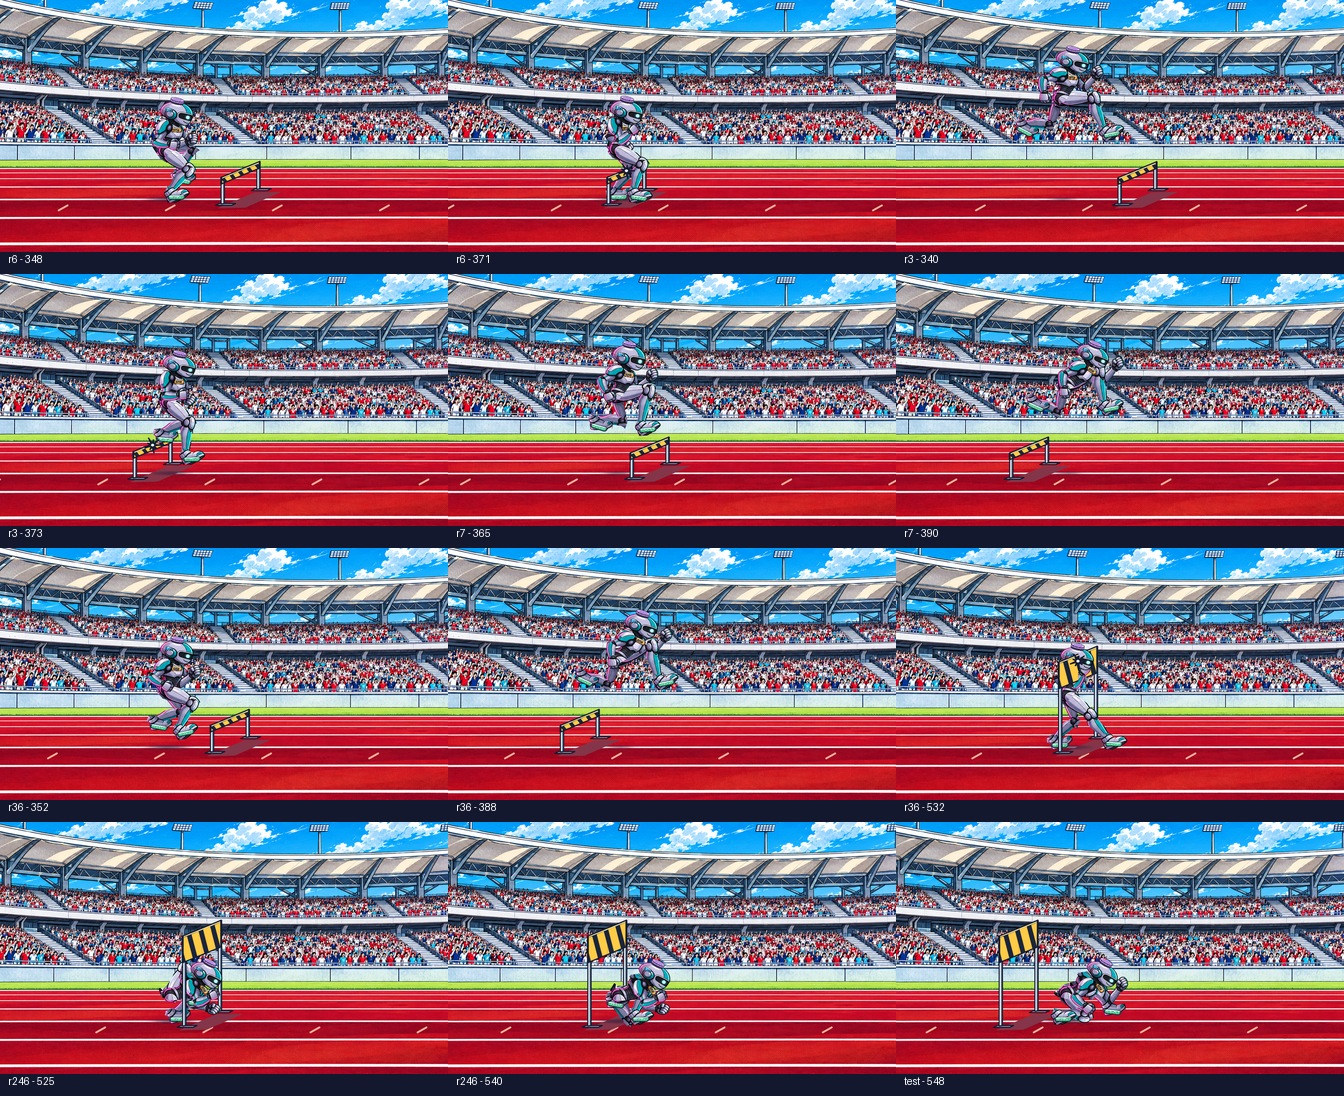

The Python source for this figure:
from pathlib import Path
import sys
from PIL import Image, ImageDraw
import cv2

root=Path(__file__).resolve().parents[2]/'final-race-video/films/robot-evolution'
sys.path.insert(0,str(root/'source'))
import classroom, comic_training as comic
from paint import Canvas
out=Path(__file__).parent
cv2.setNumThreads(2)
c=Canvas(1280)
frames=[('r6',348),('r6',371),('r3',340),('r3',373),('r7',365),('r7',390),('r36',352),
        ('r36',388),('r36',532),('r246',525),('r246',540),('test',548)]
sheet=Image.new('RGB',(3*448,4*274),(20,24,46));d=ImageDraw.Draw(sheet)
for i,(id,tick) in enumerate(frames):
    comic.draw(c,classroom.CLIPS[id],tick)
    img=Image.fromarray(c.rgb)
    img.save(out/f'stage-{id}-{tick}.jpg',quality=93)
    x,y=(i%3)*448,(i//3)*274
    sheet.paste(img.resize((448,252),Image.Resampling.LANCZOS),(x,y))
    d.text((x+8,y+253),f'{id} - {tick}',fill='white')
sheet.save(out/'stage.jpg',quality=93)
